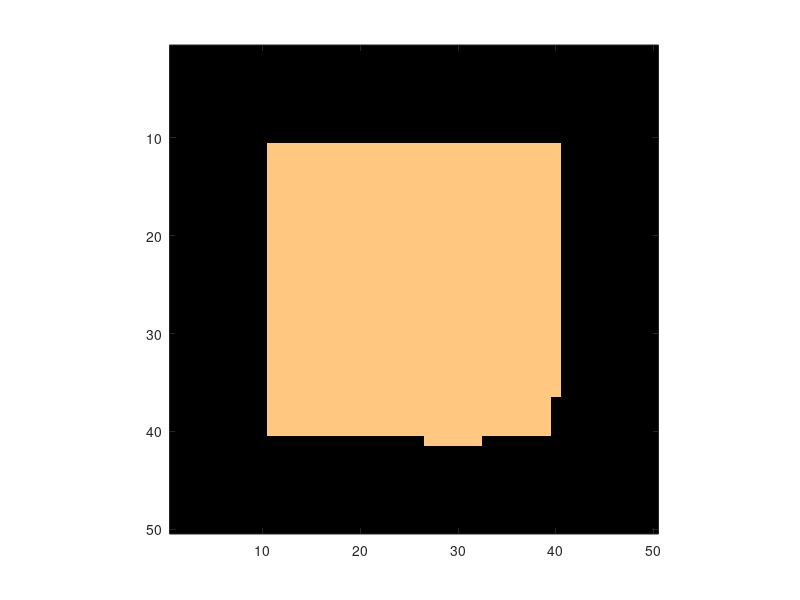

Recreate this plot in MATLAB.
colormap(copper);

% an extraordinarily realistic image
a = -ones(50,50);
a(11:40,11:40) = ones(30,30);
imagesc(a);
axis image;
fprintf('original image\n');
pause

% corrupt with white noise
[n, m] = size(a);
sigma = 1;
b = a + randn(n, m)*sigma;
imagesc(b)
axis image;
fprintf('corrupted image\n');
pause
imagesc(b>0)
axis image;
fprintf('naive pixel classification\n');
pause
  
% constants for mean field iteration: shift operators and
% the parameters field strength, temperature, and learning rate 
% (it is very insensitive to parameters)
shu = spdiags(ones(m,1),1,m,m);
shd = spdiags(ones(m,1),-1,m,m);
shl = spdiags(ones(n,1),1,n,n);
shr = spdiags(ones(n,1),-1,n,n);
field = 10;
temp = 5;
rate = .5;

% mean field iteration
c = zeros(n,m);
imagesc(c)
axis image;
fprintf('iteration 0\n');
pause
for i = 1:35
  c = (1-rate)* c + rate * tanh((b + field * (shl*c + shr*c + c*shu + c*shd)) / temp);
  imagesc(c)
  axis image;
  fprintf('iteration %d\n', i);
  pause
end

imagesc(c > 0);
axis image;
fprintf('final pixel classification\n');
